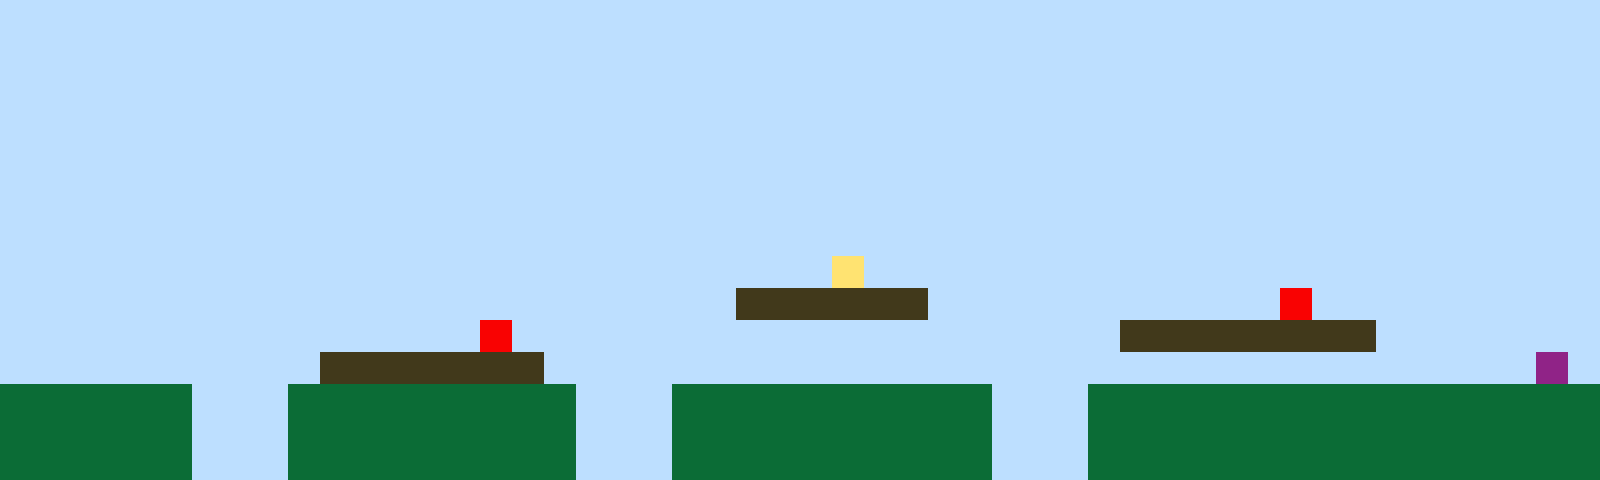

This is a level from a 2D game, rendered from its Tiled map with the project's own tilesets. A one-line summary and the complete map file follow:
An orthogonal 50x15 tile map with 32x32 px tiles, 1 tile layer (Tile Layer 1).

<map version="1.10" tiledversion="1.11.2" orientation="orthogonal" renderorder="right-up" width="50" height="15" tilewidth="32" tileheight="32" infinite="0" nextlayerid="2" nextobjectid="1"><editorsettings><export target="map1.csv" format="csv" /></editorsettings><tileset firstgid="1" name="sprites" tilewidth="32" tileheight="32" tilecount="6" columns="3"><image source="sprites.png" width="96" height="64" /></tileset><layer id="1" name="Tile Layer 1" width="50" height="15"><data encoding="csv">1,1,1,1,1,1,1,1,1,1,1,1,1,1,1,1,1,1,1,1,1,1,1,1,1,1,1,1,1,1,1,1,1,1,1,1,1,1,1,1,1,1,1,1,1,1,1,1,1,1,1,1,1,1,1,1,1,1,1,1,1,1,1,1,1,1,1,1,1,1,1,1,1,1,1,1,1,1,1,1,1,1,1,1,1,1,1,1,1,1,1,1,1,1,1,1,1,1,1,1,1,1,1,1,1,1,1,1,1,1,1,1,1,1,1,1,1,1,1,1,1,1,1,1,1,1,1,1,1,1,1,1,1,1,1,1,1,1,1,1,1,1,1,1,1,1,1,1,1,1,1,1,1,1,1,1,1,1,1,1,1,1,1,1,1,1,1,1,1,1,1,1,1,1,1,1,1,1,1,1,1,1,1,1,1,1,1,1,1,1,1,1,1,1,1,1,1,1,1,1,1,1,1,1,1,1,1,1,1,1,1,1,1,1,1,1,1,1,1,1,1,1,1,1,1,1,1,1,1,1,1,1,1,1,1,1,1,1,1,1,1,1,1,1,1,1,1,1,1,1,1,1,1,1,1,1,1,1,1,1,1,1,1,1,1,1,1,1,1,1,1,1,1,1,1,1,1,1,1,1,1,1,1,1,1,1,1,1,1,1,1,1,1,1,1,1,1,1,1,1,1,1,1,1,1,1,1,1,1,1,1,1,1,1,1,1,1,1,1,1,1,1,1,1,1,1,1,1,1,1,1,1,1,1,1,1,1,1,1,1,1,1,1,1,1,1,1,1,1,1,1,1,1,1,1,1,1,1,1,1,1,1,1,1,1,1,1,1,1,1,1,1,1,1,1,1,1,1,1,1,1,1,1,1,1,1,1,1,1,1,1,1,1,1,1,1,1,1,1,1,1,1,1,1,1,1,1,1,1,1,1,1,1,1,1,1,1,1,1,1,1,1,1,1,1,1,4,1,1,1,1,1,1,1,1,1,1,1,1,1,1,1,1,1,1,1,1,1,1,1,1,1,1,1,1,1,1,1,1,1,1,1,1,1,1,1,1,1,1,1,1,1,1,3,3,3,3,3,3,1,1,1,1,1,1,1,1,1,1,1,5,1,1,1,1,1,1,1,1,1,1,1,1,1,1,1,1,1,1,1,1,1,1,1,1,5,1,1,1,1,1,1,1,1,1,1,1,1,1,1,1,1,1,1,1,3,3,3,3,3,3,3,3,1,1,1,1,1,1,1,1,1,1,1,1,1,1,1,1,1,3,3,3,3,3,3,3,1,1,1,1,1,1,1,1,1,1,1,1,1,1,1,1,1,1,1,1,1,1,1,1,1,1,1,1,1,1,1,6,1,2,2,2,2,2,2,1,1,1,2,2,2,2,2,2,2,2,2,1,1,1,2,2,2,2,2,2,2,2,2,2,1,1,1,2,2,2,2,2,2,2,2,2,2,2,2,2,2,2,2,2,2,2,2,2,2,1,1,1,2,2,2,2,2,2,2,2,2,1,1,1,2,2,2,2,2,2,2,2,2,2,1,1,1,2,2,2,2,2,2,2,2,2,2,2,2,2,2,2,2,2,2,2,2,2,2,1,1,1,2,2,2,2,2,2,2,2,2,1,1,1,2,2,2,2,2,2,2,2,2,2,1,1,1,2,2,2,2,2,2,2,2,2,2,2,2,2,2,2,2</data></layer></map>
